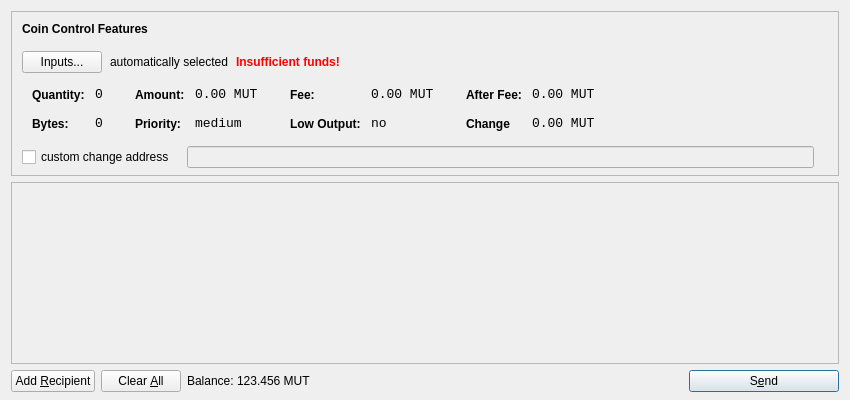
<?xml version="1.0" encoding="UTF-8"?>
<ui version="4.0">
 <class>SendCoinsDialog</class>
 <widget class="QDialog" name="SendCoinsDialog">
  <property name="geometry">
   <rect>
    <x>0</x>
    <y>0</y>
    <width>850</width>
    <height>400</height>
   </rect>
  </property>
  <property name="windowTitle">
   <string>Send Coins</string>
  </property>
  <layout class="QVBoxLayout" name="verticalLayout" stretch="0,1,0">
   <property name="bottomMargin">
    <number>8</number>
   </property>
   <item>
    <widget class="QFrame" name="frameCoinControl">
     <property name="sizePolicy">
      <sizepolicy hsizetype="Expanding" vsizetype="Expanding">
       <horstretch>0</horstretch>
       <verstretch>0</verstretch>
      </sizepolicy>
     </property>
     <property name="maximumSize">
      <size>
       <width>16777215</width>
       <height>16777215</height>
      </size>
     </property>
     <property name="frameShape">
      <enum>QFrame::StyledPanel</enum>
     </property>
     <property name="frameShadow">
      <enum>QFrame::Sunken</enum>
     </property>
     <layout class="QVBoxLayout" name="verticalLayoutCoinControl2">
      <property name="spacing">
       <number>-1</number>
      </property>
      <property name="leftMargin">
       <number>0</number>
      </property>
      <property name="topMargin">
       <number>0</number>
      </property>
      <property name="rightMargin">
       <number>0</number>
      </property>
      <property name="bottomMargin">
       <number>6</number>
      </property>
      <item>
       <layout class="QVBoxLayout" name="verticalLayoutCoinControl" stretch="0,0,0,0,1">
        <property name="spacing">
         <number>0</number>
        </property>
        <property name="leftMargin">
         <number>10</number>
        </property>
        <property name="topMargin">
         <number>10</number>
        </property>
        <item>
         <layout class="QHBoxLayout" name="horizontalLayoutCoinControl1">
          <property name="bottomMargin">
           <number>15</number>
          </property>
          <item>
           <widget class="QLabel" name="labelCoinControlFeatures">
            <property name="sizePolicy">
             <sizepolicy hsizetype="Preferred" vsizetype="Maximum">
              <horstretch>0</horstretch>
              <verstretch>0</verstretch>
             </sizepolicy>
            </property>
            <property name="font">
             <font>
              <weight>75</weight>
              <bold>true</bold>
             </font>
            </property>
            <property name="styleSheet">
             <string notr="true">font-weight:bold;</string>
            </property>
            <property name="text">
             <string>Coin Control Features</string>
            </property>
           </widget>
          </item>
         </layout>
        </item>
        <item>
         <layout class="QHBoxLayout" name="horizontalLayoutCoinControl2" stretch="0,0,0,0">
          <property name="spacing">
           <number>8</number>
          </property>
          <property name="bottomMargin">
           <number>10</number>
          </property>
          <item>
           <widget class="QPushButton" name="pushButtonCoinControl">
            <property name="styleSheet">
             <string notr="true"/>
            </property>
            <property name="text">
             <string>Inputs...</string>
            </property>
           </widget>
          </item>
          <item>
           <widget class="QLabel" name="labelCoinControlAutomaticallySelected">
            <property name="text">
             <string>automatically selected</string>
            </property>
            <property name="margin">
             <number>5</number>
            </property>
           </widget>
          </item>
          <item>
           <widget class="QLabel" name="labelCoinControlInsuffFunds">
            <property name="font">
             <font>
              <weight>75</weight>
              <bold>true</bold>
             </font>
            </property>
            <property name="styleSheet">
             <string notr="true">color:red;font-weight:bold;</string>
            </property>
            <property name="text">
             <string>Insufficient funds!</string>
            </property>
            <property name="margin">
             <number>5</number>
            </property>
           </widget>
          </item>
          <item>
           <spacer name="horizontalSpacerCoinControl">
            <property name="orientation">
             <enum>Qt::Horizontal</enum>
            </property>
            <property name="sizeHint" stdset="0">
             <size>
              <width>40</width>
              <height>1</height>
             </size>
            </property>
           </spacer>
          </item>
         </layout>
        </item>
        <item>
         <widget class="QWidget" name="widgetCoinControl" native="true">
          <property name="sizePolicy">
           <sizepolicy hsizetype="Preferred" vsizetype="Preferred">
            <horstretch>0</horstretch>
            <verstretch>0</verstretch>
           </sizepolicy>
          </property>
          <property name="minimumSize">
           <size>
            <width>0</width>
            <height>0</height>
           </size>
          </property>
          <property name="styleSheet">
           <string notr="true"/>
          </property>
          <layout class="QHBoxLayout" name="horizontalLayoutCoinControl5">
           <property name="margin">
            <number>0</number>
           </property>
           <item>
            <layout class="QHBoxLayout" name="horizontalLayoutCoinControl3" stretch="0,0,0,1">
             <property name="spacing">
              <number>20</number>
             </property>
             <property name="topMargin">
              <number>0</number>
             </property>
             <property name="bottomMargin">
              <number>10</number>
             </property>
             <item>
              <layout class="QFormLayout" name="formLayoutCoinControl1">
               <property name="horizontalSpacing">
                <number>10</number>
               </property>
               <property name="verticalSpacing">
                <number>14</number>
               </property>
               <property name="leftMargin">
                <number>10</number>
               </property>
               <property name="topMargin">
                <number>4</number>
               </property>
               <property name="rightMargin">
                <number>6</number>
               </property>
               <item row="0" column="0">
                <widget class="QLabel" name="labelCoinControlQuantityText">
                 <property name="styleSheet">
                  <string notr="true">font-weight:bold;</string>
                 </property>
                 <property name="text">
                  <string>Quantity:</string>
                 </property>
                 <property name="margin">
                  <number>0</number>
                 </property>
                </widget>
               </item>
               <item row="0" column="1">
                <widget class="QLabel" name="labelCoinControlQuantity">
                 <property name="font">
                  <font>
                   <family>Monospace</family>
                   <pointsize>10</pointsize>
                  </font>
                 </property>
                 <property name="cursor">
                  <cursorShape>IBeamCursor</cursorShape>
                 </property>
                 <property name="contextMenuPolicy">
                  <enum>Qt::ActionsContextMenu</enum>
                 </property>
                 <property name="text">
                  <string>0</string>
                 </property>
                 <property name="margin">
                  <number>0</number>
                 </property>
                 <property name="textInteractionFlags">
                  <set>Qt::LinksAccessibleByMouse|Qt::TextSelectableByKeyboard|Qt::TextSelectableByMouse</set>
                 </property>
                </widget>
               </item>
               <item row="1" column="0">
                <widget class="QLabel" name="labelCoinControlBytesText">
                 <property name="styleSheet">
                  <string notr="true">font-weight:bold;</string>
                 </property>
                 <property name="text">
                  <string>Bytes:</string>
                 </property>
                </widget>
               </item>
               <item row="1" column="1">
                <widget class="QLabel" name="labelCoinControlBytes">
                 <property name="font">
                  <font>
                   <family>Monospace</family>
                   <pointsize>10</pointsize>
                  </font>
                 </property>
                 <property name="cursor">
                  <cursorShape>IBeamCursor</cursorShape>
                 </property>
                 <property name="contextMenuPolicy">
                  <enum>Qt::ActionsContextMenu</enum>
                 </property>
                 <property name="text">
                  <string>0</string>
                 </property>
                 <property name="textInteractionFlags">
                  <set>Qt::LinksAccessibleByMouse|Qt::TextSelectableByKeyboard|Qt::TextSelectableByMouse</set>
                 </property>
                </widget>
               </item>
              </layout>
             </item>
             <item>
              <layout class="QFormLayout" name="formLayoutCoinControl2">
               <property name="horizontalSpacing">
                <number>10</number>
               </property>
               <property name="verticalSpacing">
                <number>14</number>
               </property>
               <property name="leftMargin">
                <number>6</number>
               </property>
               <property name="topMargin">
                <number>4</number>
               </property>
               <property name="rightMargin">
                <number>6</number>
               </property>
               <item row="0" column="0">
                <widget class="QLabel" name="labelCoinControlAmountText">
                 <property name="styleSheet">
                  <string notr="true">font-weight:bold;</string>
                 </property>
                 <property name="text">
                  <string>Amount:</string>
                 </property>
                 <property name="margin">
                  <number>0</number>
                 </property>
                </widget>
               </item>
               <item row="0" column="1">
                <widget class="QLabel" name="labelCoinControlAmount">
                 <property name="font">
                  <font>
                   <family>Monospace</family>
                   <pointsize>10</pointsize>
                  </font>
                 </property>
                 <property name="cursor">
                  <cursorShape>IBeamCursor</cursorShape>
                 </property>
                 <property name="contextMenuPolicy">
                  <enum>Qt::ActionsContextMenu</enum>
                 </property>
                 <property name="text">
                  <string>0.00 MUT</string>
                 </property>
                 <property name="textInteractionFlags">
                  <set>Qt::LinksAccessibleByMouse|Qt::TextSelectableByKeyboard|Qt::TextSelectableByMouse</set>
                 </property>
                </widget>
               </item>
               <item row="1" column="0">
                <widget class="QLabel" name="labelCoinControlPriorityText">
                 <property name="styleSheet">
                  <string notr="true">font-weight:bold;</string>
                 </property>
                 <property name="text">
                  <string>Priority:</string>
                 </property>
                </widget>
               </item>
               <item row="1" column="1">
                <widget class="QLabel" name="labelCoinControlPriority">
                 <property name="font">
                  <font>
                   <family>Monospace</family>
                   <pointsize>10</pointsize>
                  </font>
                 </property>
                 <property name="cursor">
                  <cursorShape>IBeamCursor</cursorShape>
                 </property>
                 <property name="contextMenuPolicy">
                  <enum>Qt::ActionsContextMenu</enum>
                 </property>
                 <property name="text">
                  <string>medium</string>
                 </property>
                 <property name="textInteractionFlags">
                  <set>Qt::LinksAccessibleByMouse|Qt::TextSelectableByKeyboard|Qt::TextSelectableByMouse</set>
                 </property>
                </widget>
               </item>
              </layout>
             </item>
             <item>
              <layout class="QFormLayout" name="formLayoutCoinControl3">
               <property name="horizontalSpacing">
                <number>10</number>
               </property>
               <property name="verticalSpacing">
                <number>14</number>
               </property>
               <property name="leftMargin">
                <number>6</number>
               </property>
               <property name="topMargin">
                <number>4</number>
               </property>
               <property name="rightMargin">
                <number>6</number>
               </property>
               <item row="0" column="0">
                <widget class="QLabel" name="labelCoinControlFeeText">
                 <property name="styleSheet">
                  <string notr="true">font-weight:bold;</string>
                 </property>
                 <property name="text">
                  <string>Fee:</string>
                 </property>
                 <property name="margin">
                  <number>0</number>
                 </property>
                </widget>
               </item>
               <item row="0" column="1">
                <widget class="QLabel" name="labelCoinControlFee">
                 <property name="font">
                  <font>
                   <family>Monospace</family>
                   <pointsize>10</pointsize>
                  </font>
                 </property>
                 <property name="cursor">
                  <cursorShape>IBeamCursor</cursorShape>
                 </property>
                 <property name="contextMenuPolicy">
                  <enum>Qt::ActionsContextMenu</enum>
                 </property>
                 <property name="text">
                  <string>0.00 MUT</string>
                 </property>
                 <property name="textInteractionFlags">
                  <set>Qt::LinksAccessibleByMouse|Qt::TextSelectableByKeyboard|Qt::TextSelectableByMouse</set>
                 </property>
                </widget>
               </item>
               <item row="1" column="0">
                <widget class="QLabel" name="labelCoinControlLowOutputText">
                 <property name="styleSheet">
                  <string notr="true">font-weight:bold;</string>
                 </property>
                 <property name="text">
                  <string>Low Output:</string>
                 </property>
                </widget>
               </item>
               <item row="1" column="1">
                <widget class="QLabel" name="labelCoinControlLowOutput">
                 <property name="font">
                  <font>
                   <family>Monospace</family>
                   <pointsize>10</pointsize>
                  </font>
                 </property>
                 <property name="cursor">
                  <cursorShape>IBeamCursor</cursorShape>
                 </property>
                 <property name="contextMenuPolicy">
                  <enum>Qt::ActionsContextMenu</enum>
                 </property>
                 <property name="text">
                  <string>no</string>
                 </property>
                 <property name="textInteractionFlags">
                  <set>Qt::LinksAccessibleByMouse|Qt::TextSelectableByKeyboard|Qt::TextSelectableByMouse</set>
                 </property>
                </widget>
               </item>
              </layout>
             </item>
             <item>
              <layout class="QFormLayout" name="formLayoutCoinControl4">
               <property name="horizontalSpacing">
                <number>10</number>
               </property>
               <property name="verticalSpacing">
                <number>14</number>
               </property>
               <property name="leftMargin">
                <number>6</number>
               </property>
               <property name="topMargin">
                <number>4</number>
               </property>
               <property name="rightMargin">
                <number>6</number>
               </property>
               <item row="0" column="0">
                <widget class="QLabel" name="labelCoinControlAfterFeeText">
                 <property name="styleSheet">
                  <string notr="true">font-weight:bold;</string>
                 </property>
                 <property name="text">
                  <string>After Fee:</string>
                 </property>
                 <property name="margin">
                  <number>0</number>
                 </property>
                </widget>
               </item>
               <item row="0" column="1">
                <widget class="QLabel" name="labelCoinControlAfterFee">
                 <property name="font">
                  <font>
                   <family>Monospace</family>
                   <pointsize>10</pointsize>
                  </font>
                 </property>
                 <property name="cursor">
                  <cursorShape>IBeamCursor</cursorShape>
                 </property>
                 <property name="contextMenuPolicy">
                  <enum>Qt::ActionsContextMenu</enum>
                 </property>
                 <property name="text">
                  <string>0.00 MUT</string>
                 </property>
                 <property name="textInteractionFlags">
                  <set>Qt::LinksAccessibleByMouse|Qt::TextSelectableByKeyboard|Qt::TextSelectableByMouse</set>
                 </property>
                </widget>
               </item>
               <item row="1" column="0">
                <widget class="QLabel" name="labelCoinControlChangeText">
                 <property name="styleSheet">
                  <string notr="true">font-weight:bold;</string>
                 </property>
                 <property name="text">
                  <string>Change</string>
                 </property>
                </widget>
               </item>
               <item row="1" column="1">
                <widget class="QLabel" name="labelCoinControlChange">
                 <property name="font">
                  <font>
                   <family>Monospace</family>
                   <pointsize>10</pointsize>
                  </font>
                 </property>
                 <property name="cursor">
                  <cursorShape>IBeamCursor</cursorShape>
                 </property>
                 <property name="contextMenuPolicy">
                  <enum>Qt::ActionsContextMenu</enum>
                 </property>
                 <property name="text">
                  <string>0.00 MUT</string>
                 </property>
                 <property name="textInteractionFlags">
                  <set>Qt::LinksAccessibleByMouse|Qt::TextSelectableByKeyboard|Qt::TextSelectableByMouse</set>
                 </property>
                </widget>
               </item>
              </layout>
             </item>
            </layout>
           </item>
          </layout>
         </widget>
        </item>
        <item>
         <layout class="QHBoxLayout" name="horizontalLayoutCoinControl4" stretch="0,0,0">
          <property name="spacing">
           <number>12</number>
          </property>
          <property name="sizeConstraint">
           <enum>QLayout::SetDefaultConstraint</enum>
          </property>
          <property name="topMargin">
           <number>5</number>
          </property>
          <property name="rightMargin">
           <number>5</number>
          </property>
          <item>
           <widget class="QCheckBox" name="checkBoxCoinControlChange">
            <property name="text">
             <string>custom change address</string>
            </property>
           </widget>
          </item>
          <item>
           <widget class="QLineEdit" name="lineEditCoinControlChange">
            <property name="enabled">
             <bool>false</bool>
            </property>
            <property name="sizePolicy">
             <sizepolicy hsizetype="Expanding" vsizetype="Fixed">
              <horstretch>0</horstretch>
              <verstretch>0</verstretch>
             </sizepolicy>
            </property>
           </widget>
          </item>
          <item>
           <widget class="QLabel" name="labelCoinControlChangeLabel">
            <property name="sizePolicy">
             <sizepolicy hsizetype="Preferred" vsizetype="Expanding">
              <horstretch>0</horstretch>
              <verstretch>0</verstretch>
             </sizepolicy>
            </property>
            <property name="minimumSize">
             <size>
              <width>0</width>
              <height>0</height>
             </size>
            </property>
            <property name="text">
             <string/>
            </property>
            <property name="margin">
             <number>3</number>
            </property>
           </widget>
          </item>
         </layout>
        </item>
        <item>
         <spacer name="verticalSpacerCoinControl">
          <property name="orientation">
           <enum>Qt::Vertical</enum>
          </property>
          <property name="sizeHint" stdset="0">
           <size>
            <width>800</width>
            <height>1</height>
           </size>
          </property>
         </spacer>
        </item>
       </layout>
      </item>
     </layout>
    </widget>
   </item>
   <item>
    <widget class="QScrollArea" name="scrollArea">
     <property name="widgetResizable">
      <bool>true</bool>
     </property>
     <widget class="QWidget" name="scrollAreaWidgetContents">
      <property name="geometry">
       <rect>
        <x>0</x>
        <y>0</y>
        <width>830</width>
        <height>165</height>
       </rect>
      </property>
      <layout class="QVBoxLayout" name="verticalLayout_2">
       <property name="margin">
        <number>0</number>
       </property>
       <item>
        <layout class="QVBoxLayout" name="entries">
         <property name="spacing">
          <number>6</number>
         </property>
        </layout>
       </item>
       <item>
        <spacer name="verticalSpacer">
         <property name="orientation">
          <enum>Qt::Vertical</enum>
         </property>
         <property name="sizeHint" stdset="0">
          <size>
           <width>20</width>
           <height>40</height>
          </size>
         </property>
        </spacer>
       </item>
      </layout>
     </widget>
    </widget>
   </item>
   <item>
    <layout class="QHBoxLayout" name="horizontalLayout">
     <item>
      <widget class="QPushButton" name="addButton">
       <property name="toolTip">
        <string>Send to multiple recipients at once</string>
       </property>
       <property name="text">
        <string>Add &amp;Recipient</string>
       </property>
       <property name="icon">
        <iconset resource="../bitcoin.qrc">
         <normaloff>:/icons/add</normaloff>:/icons/add</iconset>
       </property>
       <property name="autoDefault">
        <bool>false</bool>
       </property>
      </widget>
     </item>
     <item>
      <widget class="QPushButton" name="clearButton">
       <property name="sizePolicy">
        <sizepolicy hsizetype="Minimum" vsizetype="Fixed">
         <horstretch>0</horstretch>
         <verstretch>0</verstretch>
        </sizepolicy>
       </property>
       <property name="toolTip">
        <string>Remove all transaction fields</string>
       </property>
       <property name="text">
        <string>Clear &amp;All</string>
       </property>
       <property name="icon">
        <iconset resource="../bitcoin.qrc">
         <normaloff>:/icons/remove</normaloff>:/icons/remove</iconset>
       </property>
       <property name="autoRepeatDelay">
        <number>300</number>
       </property>
       <property name="autoDefault">
        <bool>false</bool>
       </property>
      </widget>
     </item>
     <item>
      <layout class="QHBoxLayout" name="horizontalLayout_2">
       <property name="spacing">
        <number>3</number>
       </property>
       <item>
        <widget class="QLabel" name="label">
         <property name="sizePolicy">
          <sizepolicy hsizetype="Preferred" vsizetype="Fixed">
           <horstretch>0</horstretch>
           <verstretch>0</verstretch>
          </sizepolicy>
         </property>
         <property name="text">
          <string>Balance:</string>
         </property>
        </widget>
       </item>
       <item>
        <widget class="QLabel" name="labelBalance">
         <property name="sizePolicy">
          <sizepolicy hsizetype="Preferred" vsizetype="Fixed">
           <horstretch>0</horstretch>
           <verstretch>0</verstretch>
          </sizepolicy>
         </property>
         <property name="cursor">
          <cursorShape>IBeamCursor</cursorShape>
         </property>
         <property name="text">
          <string>123.456 MUT</string>
         </property>
         <property name="textInteractionFlags">
          <set>Qt::LinksAccessibleByMouse|Qt::TextSelectableByKeyboard|Qt::TextSelectableByMouse</set>
         </property>
        </widget>
       </item>
      </layout>
     </item>
     <item>
      <spacer name="horizontalSpacer">
       <property name="orientation">
        <enum>Qt::Horizontal</enum>
       </property>
       <property name="sizeHint" stdset="0">
        <size>
         <width>40</width>
         <height>20</height>
        </size>
       </property>
      </spacer>
     </item>
     <item>
      <widget class="QPushButton" name="sendButton">
       <property name="minimumSize">
        <size>
         <width>150</width>
         <height>0</height>
        </size>
       </property>
       <property name="toolTip">
        <string>Confirm the send action</string>
       </property>
       <property name="text">
        <string>S&amp;end</string>
       </property>
       <property name="icon">
        <iconset resource="../bitcoin.qrc">
         <normaloff>:/icons/send</normaloff>:/icons/send</iconset>
       </property>
       <property name="default">
        <bool>true</bool>
       </property>
      </widget>
     </item>
    </layout>
   </item>
  </layout>
 </widget>
 <resources>
  <include location="../bitcoin.qrc"/>
 </resources>
 <connections/>
</ui>
